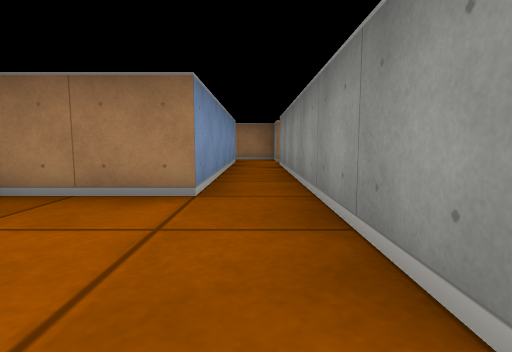
[1] (above)

15 first-person views from a walk through a cub3D ray-caster map. The camera is about half as high as the walls, tilts 6° down and sees 80° across. The floor is counted in squares. Each view is taken from the middle of a square. On the plan, view 1 faces up. The plan holds only what a view shows up to about 9 squares ahead; the rest is blank.

[2]
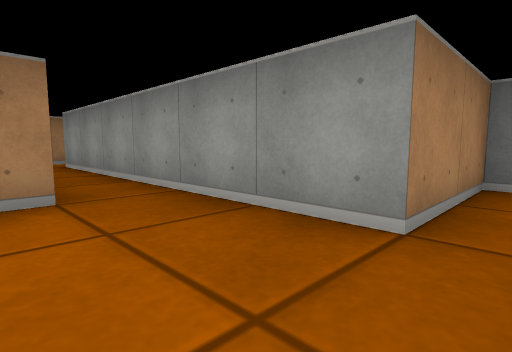

[3]
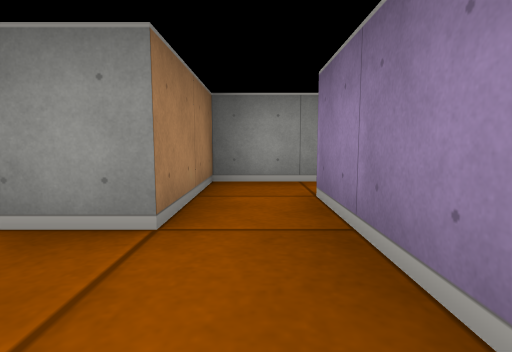

[4]
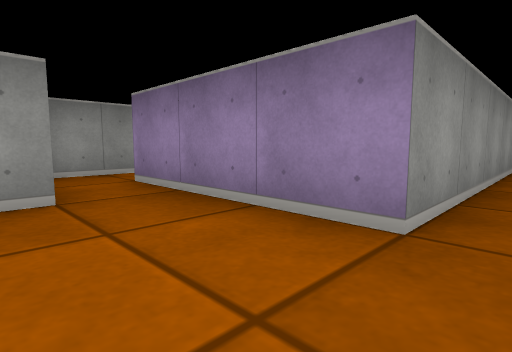

[5]
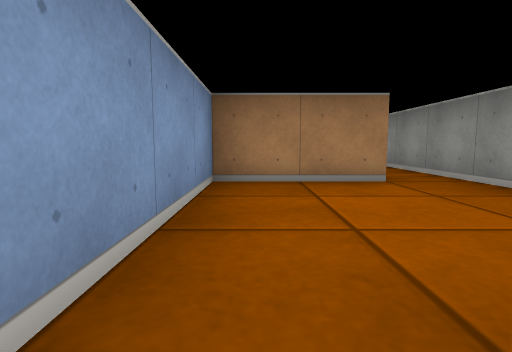

[6]
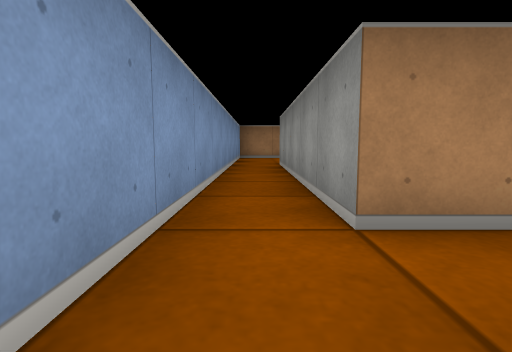

[7]
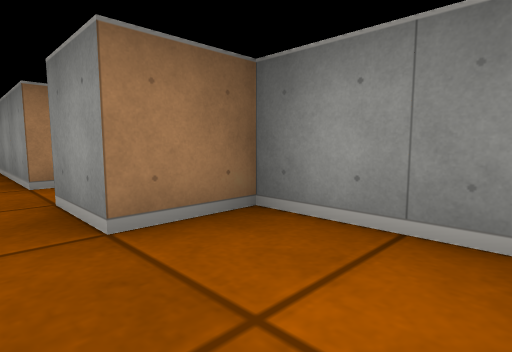

[8]
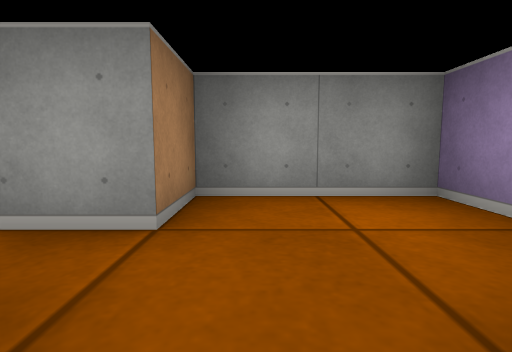

[9]
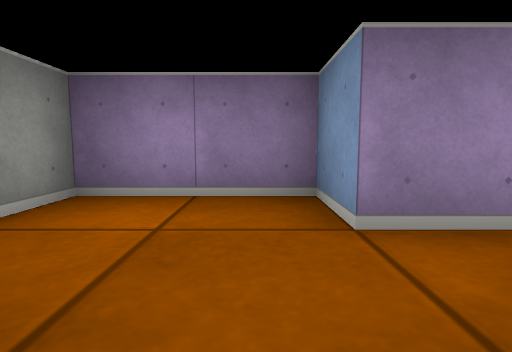

[10]
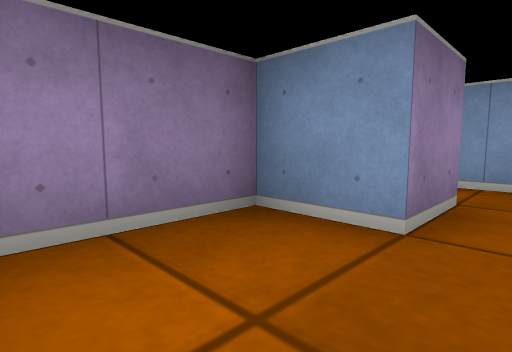

[11]
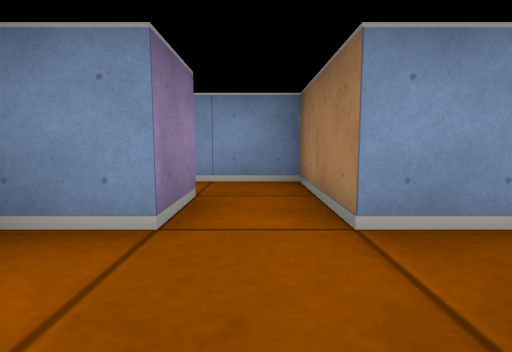

[12]
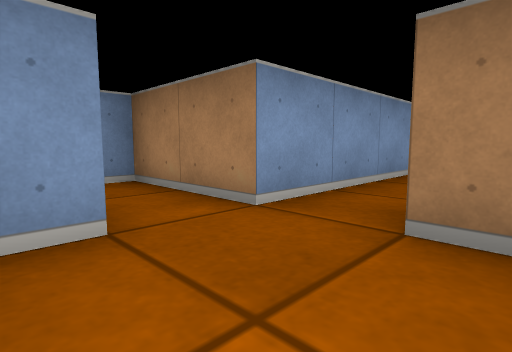

[13]
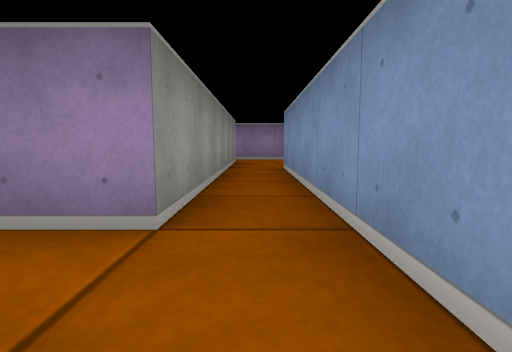

[14]
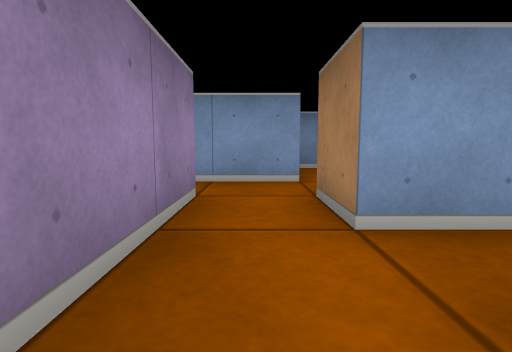

[15]
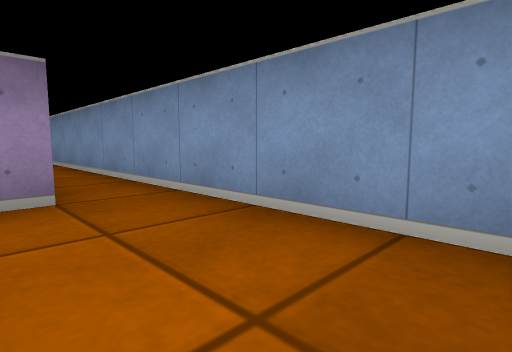

### Floor plan
Ten units are one square. View 1 is at (0, 0); x grows to the right and y downward. Boxes are objects, and circles mark ways between rooms. Rooms are numbered by the first view taken in them; rooms with no view inside come last. Other rooms are left out.
<svg viewBox="-50 -90 85 190">
<path fill="none" stroke="#000" d="M15 -5 5 -5 5 -65 15 -65M-15 5 15 5M-5 -76 -5 -25 -25 -25 -25 5M15 -75 5 -75 5 -85 -6 -85M-6 55 -15 55 -15 5M-25 5 -25 65M-25 65 -25 75 -45 75 -45 88M-36 85 -25 85 -25 95 -5 95 -5 75 -15 75 -15 65M15 -84 15 -75M15 -65 25 -65M25 10 25 -5 15 -5"/>
<circle cx="-20" cy="10" r="3" fill="#2a7"/>
<circle cx="10" cy="-70" r="3" fill="#2a7"/>
<circle cx="10" cy="0" r="3" fill="#2a7"/>
<circle cx="-20" cy="70" r="3" fill="#2a7"/>
<text x="0" y="-30">1</text>
<text x="0" y="60">2</text>
<text x="-20" y="80">3</text>
<text x="20" y="-80">4</text>
<text x="20" y="0">5</text>
</svg>
Room 1 opens to room 2. Room 1 opens to room 4. Room 1 opens to room 5. Room 2 opens to room 3.

Where each view was taken, in squares from view 1:
view 1: 0 up, 0 right, facing up
view 2: 0 up, 1 left, facing up-right
view 3: 0 up, 1 left, facing right
view 4: 1 up, 2 left, facing down-right
view 5: 1 down, 2 left, facing up
view 6: 7 down, 2 left, facing up
view 7: 9 down, 2 left, facing up-right
view 8: 8 down, 3 left, facing right
view 9: 7 down, 2 left, facing down
view 10: 8 down, 1 left, facing down-left
view 11: 8 down, 1 left, facing left
view 12: 9 down, 1 left, facing up-left
view 13: 8 up, 0 right, facing down
view 14: 7 up, 3 right, facing left
view 15: 2 up, 1 left, facing down-left
